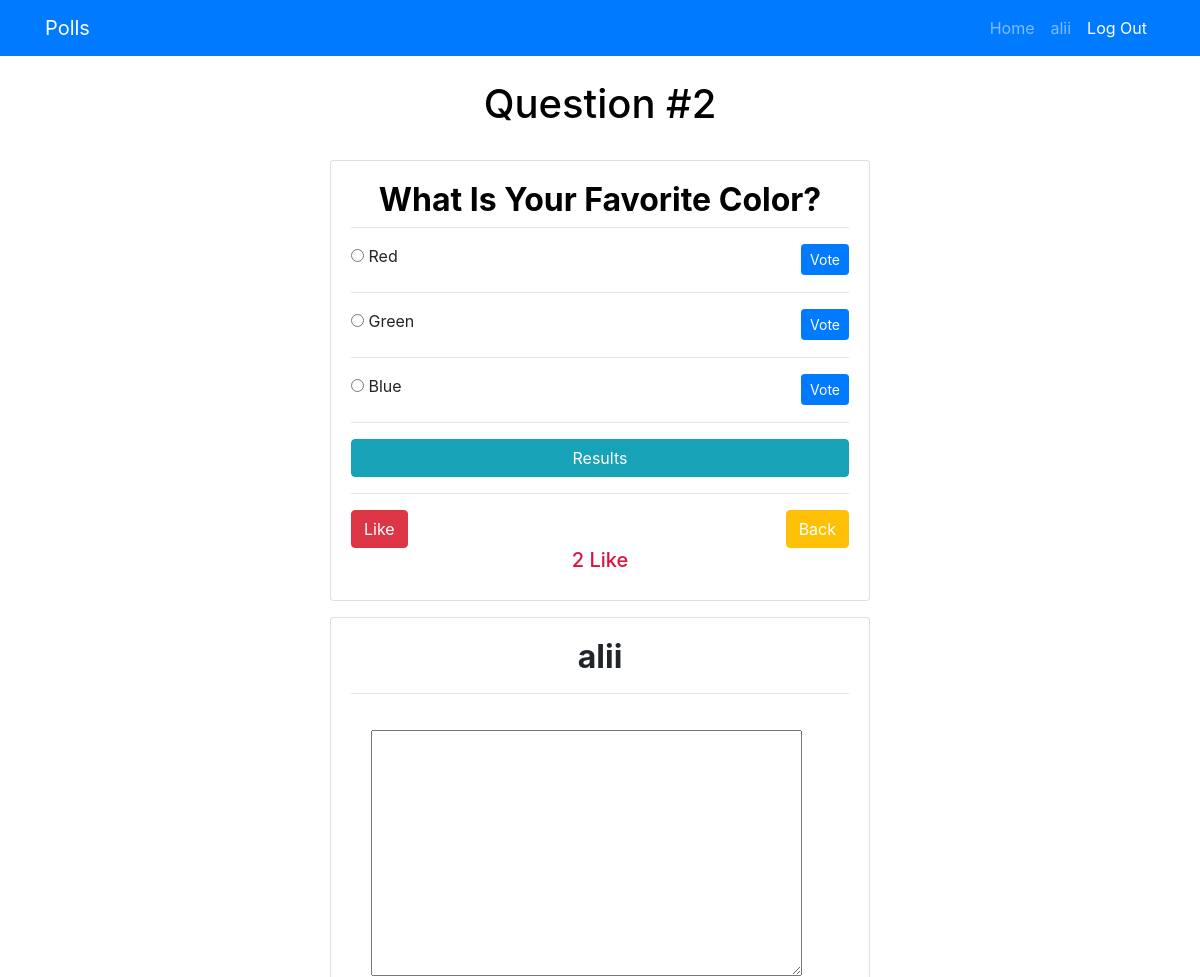
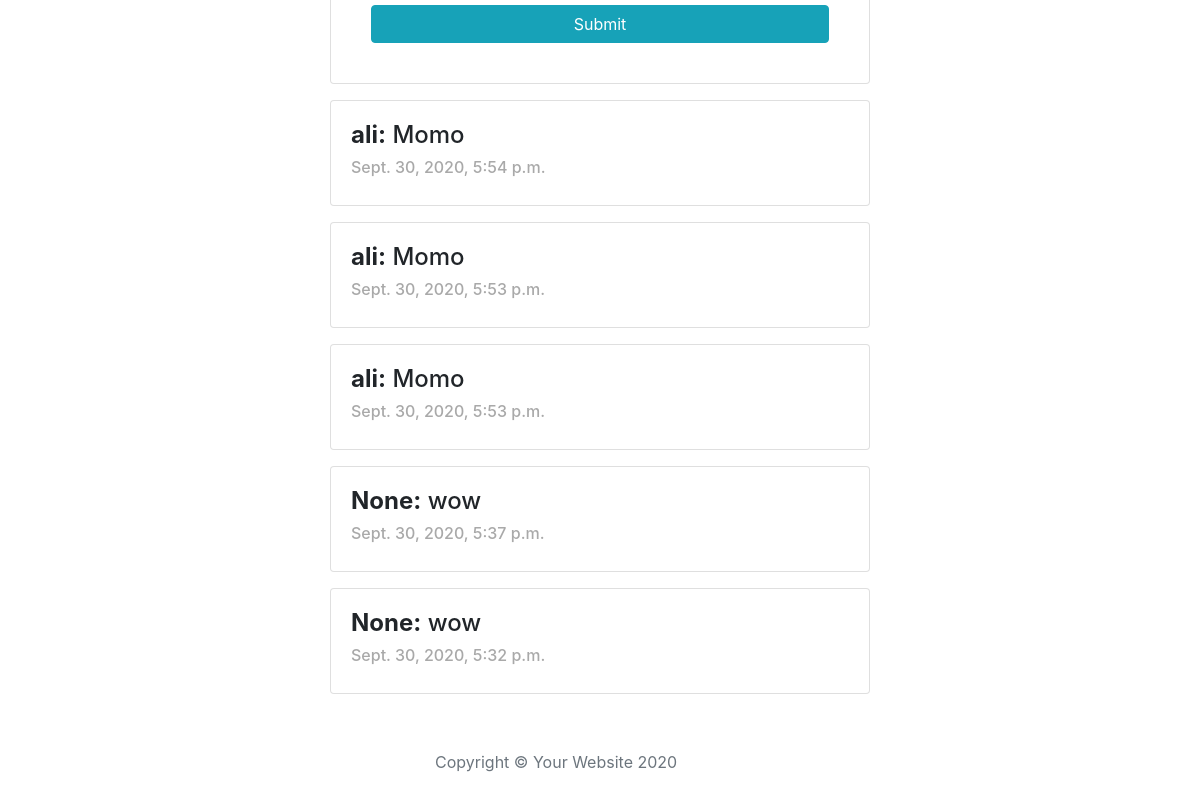
The page /comments/2 (signed in) on the database its author committed (2 pictures, top to bottom).
### blog/models.py (models this page shows, shortened)
class Question(models.Model):
    questionText = models.TextField(null=True)
    datePublished = models.DateTimeField(auto_now_add=True)
    likes = models.IntegerField(default=0, null=True)

class Choices(models.Model):
    choiceText = models.CharField(null=True, max_length=400)
    question = models.ForeignKey(Question,on_delete=models.CASCADE)
    vote = models.IntegerField(default=0)

class Comment(models.Model):
    text = models.TextField()
    author = models.ForeignKey(UserClass, on_delete=models.CASCADE, null=True)
    datePublished = models.DateTimeField(auto_now_add=True)
    question = models.ForeignKey(Question, on_delete=models.CASCADE, null=True)
    class Meta:
        ordering = ['-datePublished']

class UserClass(models.Model):
    user = models.OneToOneField(User,on_delete=models.CASCADE)
    text = models.CharField(max_length=400,null=True,blank=True)
    def __str__(self):
        return self.user.username

### blog/views.py (the view)
# urls.py: path('comments/<int:pk>',comments, name= 'comments'),
@login_required(login_url='login')
def comments(request, pk):
    question = Question.objects.get(id=pk)
    comments = question.comment_set.all()
    new_comment = None
    form = CommentForm()
    if request.method == "POST":
        form = CommentForm(request.POST)
        if form.is_valid():
            new_comment = form.save(commit=False)
            new_comment.question = question
            new_comment.author = UserClass.objects.get(user=request.user)
            new_comment.save()
    else:
        form = CommentForm()
    context = {
        'question':question,
        'comments':comments,
        'form':form
    }
    return render(request,'blog/comments.html',context)

### blog/forms.py
class CommentForm(ModelForm):
    class Meta:
        model = Comment
        fields = [
            'text'
        ]

### blog/templates/blog/comments.html (shortened to what this page needs)
{% extends 'blog/base.html' %}
{% block content %}
{% load widget_tweaks %}
    <br>
    <a href="{% url 'home' %}" style="color: black;">
    <h1 class='text-center'>Question #{{ question.id }}</h1>
    </a>
    <br>
    <div class="container">
        <div class="row">
            <div class="col-md-6 m-auto">
                    <div class="card mb-3">
                        <div class="card-body">
                            <a href="" style="color: black;">
                            <h2 class="text-center"><strong>{{ question.questionText }}</strong></h2>
                            <hr class='mt-2 mb-3'>
                            </a>
                            {% for choice in question.choices_set.all %}
                                <form action="{% url 'vote' question.id %}" method="post">
                                        <input type="radio" name="choice" id="choice{{ forloop.counter }}" value="{{ choice.id }}">
                                        <label>{{ choice.choiceText }}</label>
                                        <input type="submit" value="Vote" class="float-right btn btn-primary btn-sm" onclick="myFunction()">
                                    </form>
                                <hr>
                            {% endfor %}
                            <a href="{% url 'results' question.id %}" class="inline btn btn-info btn-block">Results</a>
                            <hr>
                            <a href="{% url 'home' %}" class="btn btn-warning btn-m float-right" style="color: white;">Back</a>
                            <form action="{% url 'like' question.id %}" method="post">
                                  <input type="submit" value="Like" class="btn btn-danger btn-m d-flex justify-content-between">
                            </form>
                              <h5 class="text-center" style="color: crimson;">{{ question.likes }} Like</h5>
                        </div>
                    </div>
                    <div class="card mb-3">
                        <div class="card-body">
                            <h2 class="text-center"><strong>{{ request.user }}</strong></h2>
                            <hr>
                                <div class="card-body">
                                <form method="post" >
                                    {{ form.text|add_class:"comment-style"}}
                                    <input type="submit" class="btn btn-info btn-block">
                                </form>
                                </div>
                        </div>
                    </div>
             {%for comment in comments %}
                <div class="card mb-3">
                    <div class="card-body">
                        <h4><strong>{{ comment.author }}:</strong> {{ comment.text }}</h4>
                        <h6 style="color: darkgray;">{{ comment.datePublished }}</h6>
                    </div>
                </div>
             {%endfor %}
{% endblock %}

### blog/templates/blog/base.html (shortened to what this page needs)
{% load static %}
<!DOCTYPE html>
<html lang="en">
<head>
    <link rel="stylesheet" href="https://maxcdn.bootstrapcdn.com/bootstrap/4.0.0/css/bootstrap.min.css">
</head>
<body>
    <nav class="navbar navbar-expand-lg navbar-dark bg-primary" id="mainNav">
        <div class="container">
          <a class="navbar-brand" href="{% url 'home' %}">Polls</a>
          <div class="collapse navbar-collapse" id="navbarResponsive">
            <ul class="navbar-nav ml-auto">
              <li class="nav-item">
                <a class="nav-link" href='{% url "home" %}'>Home</a>
              </li>
              <li class="nav-item">
                <a class="nav-link" href="">{{ request.user }}</a>
              </li>
              <li class="nav-item">
                <a class="nav-link" href='{% url "logout" %}' style="color: white;">Log Out
                  </a>
              </li>
            </ul>
          </div>
        </div>
      </nav>
{% block content %}
{% endblock %}
  <footer>
    <div class="container">
      <div class="row">
        <div class="col-lg-8 col-md-10 mx-auto">
          <ul class="list-inline text-center">
          </ul>
          <p class="copyright text-muted">Copyright &copy; Your Website 2020</p>
        </div>
      </div>
    </div>
  </footer>
</body>
</html>

### rows shown on the page
Question: id "2", questionText "What Is Your Favorite Color?", likes "2"
Choices: choiceText "Red"
Choices: choiceText "Green"
Choices: choiceText "Blue"
Comment: author "ali", text "Momo", datePublished "Sept. 30, 2020, 5:54 p.m."
Comment: author "ali", text "Momo", datePublished "Sept. 30, 2020, 5:53 p.m."
Comment: author "ali", text "Momo", datePublished "Sept. 30, 2020, 5:53 p.m."
Comment: author "None", text "wow", datePublished "Sept. 30, 2020, 5:37 p.m."
Comment: author "None", text "wow", datePublished "Sept. 30, 2020, 5:32 p.m."

### other values the page prints
{{ request.user }} "alii"
